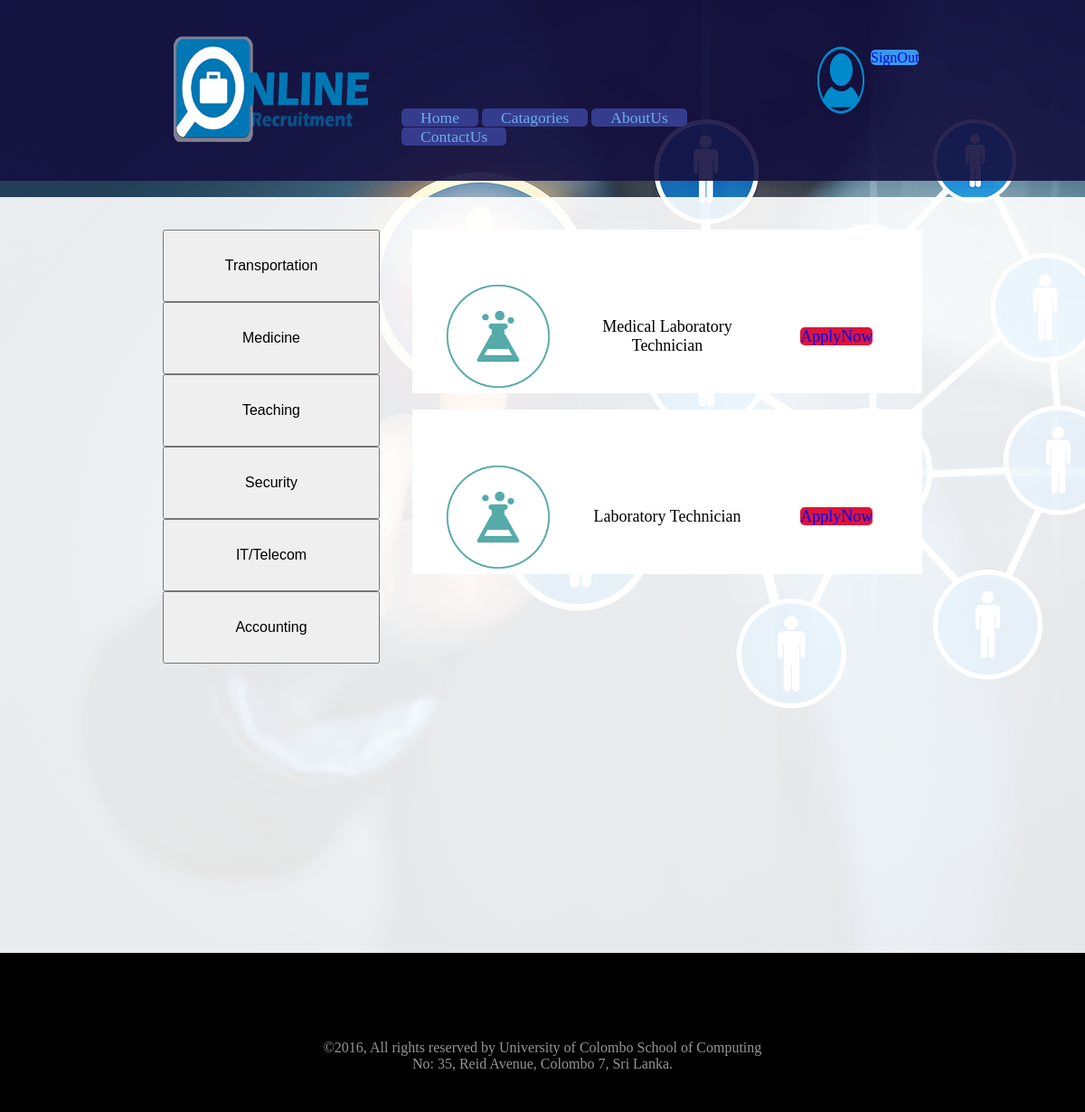
Screenshot of /php/findJob.php?cat=Medicine with the database file from the repository.
### tables this page shows
CREATE TABLE IF NOT EXISTS `job` (
  `jobID` int(11) NOT NULL AUTO_INCREMENT,
  `catagory` varchar(20) NOT NULL,
  `picURL` varchar(100) NOT NULL,
  `Title` varchar(100) NOT NULL,
  `Industry` varchar(50) NOT NULL,
  `JobType` varchar(50) NOT NULL,
  `Location` varchar(50) NOT NULL,
  `Description` varchar(1000) DEFAULT NULL,
  `Address` varchar(50) DEFAULT NULL,
  `Contact` varchar(20) DEFAULT NULL,
  PRIMARY KEY (`jobID`)
);

### php/findJob.php (the view, shortened to what this page needs)
<?php
    require '../database/connection.php';
    require 'include/header.php';
?>
<html>
    <head><link rel="stylesheet" type="text/css" href="../css/findJob.css"></head>
    <body>
        <div class="catagory">
            <input type="button" value="Transportation" class="cat" onclick="location.href='findJob.php?cat=Transportation'">
            <input type="button" value="Medicine" class="cat" onclick="location.href='findJob.php?cat=Medicine'">
            <input type="button" value="Teaching" class="cat" onclick="location.href='findJob.php?cat=Teaching'">
            <input type="button" value="Security" class="cat" onclick="location.href='findJob.php?cat=Security'">
            <input type="button" value="IT/Telecom" class="cat" onclick="location.href='findJob.php?cat=IT/Telecom'">
            <input type="button" value="Accounting" class="cat" onclick="location.href='findJob.php?cat=Accounting'">
        </div>
        <div class="jobs">
                <?php
                    $cat = $_GET['cat'];
                    $sql="select * from job where catagory='$cat'";
                    $result = mysqli_query($con,$sql);
                    while($row = mysqli_fetch_array($result)) {
                ?>
                    <table class="Rectable">
                    <tr class="jobDetails"><td><img src="<?php echo $row['picURL']?>" width=120px height=120px></td><td><?php echo $row['Title']?></td><td><a href="apply.php?code=<?php echo $row['jobID']?>" class="apply">ApplyNow</a></td></tr>
                    </table>
                <?php } ?>
        </div>
    </body>
<?php require 'include/footer.php' ?>
</html>

### css/home.css (style rules this page uses)
body { margin: 0; background-image: url("../images/main.jpg"); background-size: auto; }

### css/findJob.css (style rules this page uses)
.catagory { width: 20%; padding-left: 15%; padding-top: 3%; height: 100%; float: left; background-color: rgba(255, 255, 255, 0.9); }
.cat { text-align: center; font-size: 100%; padding-left: 5%; padding-right: 5%; width: 100%; height: 10%; }
.jobs { width: 47%; height: 100%; padding-right: 15%; padding-left: 3%; padding-top: 3%; float: left; background-color: rgba(255, 255, 255, 0.9); }
.Rectable { width: 100%; text-align: center; font-size: 18px; background-color:white; }
.jobDetails>td { padding-top: 10%; width: 30%; }
.apply { text-decoration: none; background-color: crimson; border-radius: 5px; }

### rows the page displays
job: picURL (picture), Title "Medical Laboratory Technician"
job: picURL (picture), Title "Laboratory Technician"
